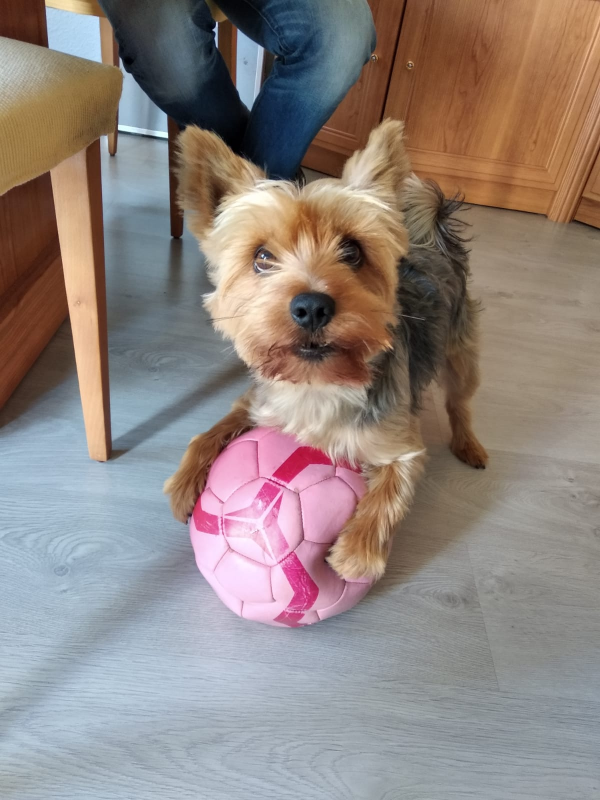
%> input picture Tareas/Tarea 2/G15.jpeg, 1200 x 1600 px (shown at 1/2 size)
$ octave G15.m   (GNU Octave 9; MATLAB toolbox functions it lacks are replaced by stand-ins)
%> lines starting %> are read from the running program, lines starting %| are printed output that depends on the picture
### Tareas/Tarea 2/lpfilter.m
function H = lpfilter(type, M, N, D0, n)
%LPFILTER Computes frequency domain lowpass filters
%   H = LPFILTER(TYPE, M, N, D0, n) creates the transfer function of
%   a lowpass filter, H, of the specified TYPE and size (M-by-N).  To
%   view the filter as an image or mesh plot, it should be centered
%   using H = fftshift(H).
%
%   Valid values for TYPE, D0, and n are:
%
%   'ideal'    Ideal lowpass filter with cutoff frequency D0.  n need
%              not be supplied.  D0 must be positive
%
%   'btw'      Butterworth lowpass filter of order n, and cutoff D0.
%              The default value for n is 1.0.  D0 must be positive.
%
%   'gaussian' Gaussian lowpass filter with cutoff (standard deviation)
%              D0.  n need not be supplied.  D0 must be positive.

% Use function dftuv to set up the meshgrid arrays needed for
% computing the required distances.
[U, V] = dftuv(M, N);

% Compute the distances D(U, V).
D = sqrt(U.^2 + V.^2);

% Begin fiter computations.
switch type
case 'ideal'
   H = double(D <=D0);
case 'btw'
   if nargin == 4
      n = 1;
   end
   H = 1./(1 + (D./D0).^(2*n));
case 'gaussian'
   H = exp(-(D.^2)./(2*(D0^2)));
otherwise
   error('Unknown filter type.')
end

### Tareas/Tarea 2/dftuv.m
function [U, V] = dftuv(M, N)
%DFTUV Computes meshgrid frequency matrices.
%   [U, V] = DFTUV(M, N) computes meshgrid frequency matrices U and
%   V. U and V are useful for computing frequency-domain filter
%   functions that can be used with DFTFILT.  U and V are both M-by-N.

% Set up range of variables.
u = 0:(M-1);
v = 0:(N-1);

% Compute the indices for use in meshgrid
idx = find(u > M/2);
u(idx) = u(idx) - M;
idy = find(v > N/2);
v(idy) = v(idy) - N;

% Compute the meshgrid arrays
[V, U] = meshgrid(v, u);

### Tareas/Tarea 2/G15.m
% Integrante-1: Ana Poveda Garc韆 Herrero
% Integrante-2: Cristina Taboada Mayo.
%% -------------------- PARTE OBLIGATORIA --------------------
clear all, close all, clc
% Cargamos la imagen.
I = imread('G15.jpeg');
%> I is the input picture: size 1600x1200x3 uint8; mean R, G, B 144.1, 132.1, 127.1
figure,imshow(I),title('Imagen original')

% Transformamos la imagen a escala de grises.
X = rgb2gray(I);
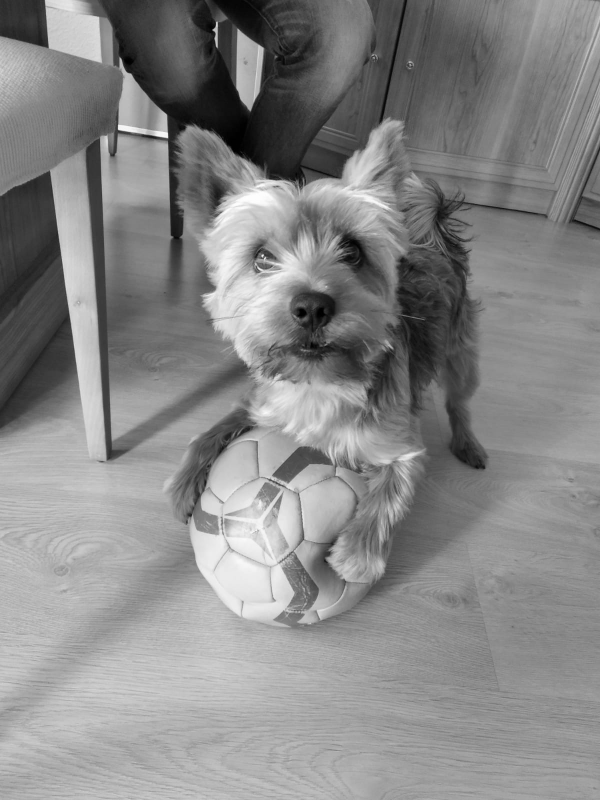
%> X: size 1600x1200 uint8 (shown at 1/2 size); min 0, max 254, mean 135.1
figure,imshow(X),title('Imagen original en escala de grises')

% Calculo de la FFT de la imagen original.
X_FFT = fftshift(fft2(double(X),1600,1200));

% Calculo del m骴ulo y la fase de la FFT(esto lo calculamos para poder
% visualizarlos, ya que la FFT no puede visualizarse directamente)

FFT_modulo = abs(X_FFT); % Calcula el modulo del resultado de la FFT
FFT_fase = angle(X_FFT); % Calcula la fase del resultado de la FFT

% Visualizamos el modulo y la fase de la FFT.
% Para poder visualizar el modulo debemos hacer la siguiente
% transformaci髇: log10(1+FFT_modulo), para aumentar el contraste, y
% visualizar mejor la imagen resultante.
figure,subplot(1,2,1),imshow(log10(1+FFT_modulo),[]),title('modulo')
subplot(1,2,2),imshow(FFT_fase),title('fase')
%> after `imshow(FFT_fase)`:
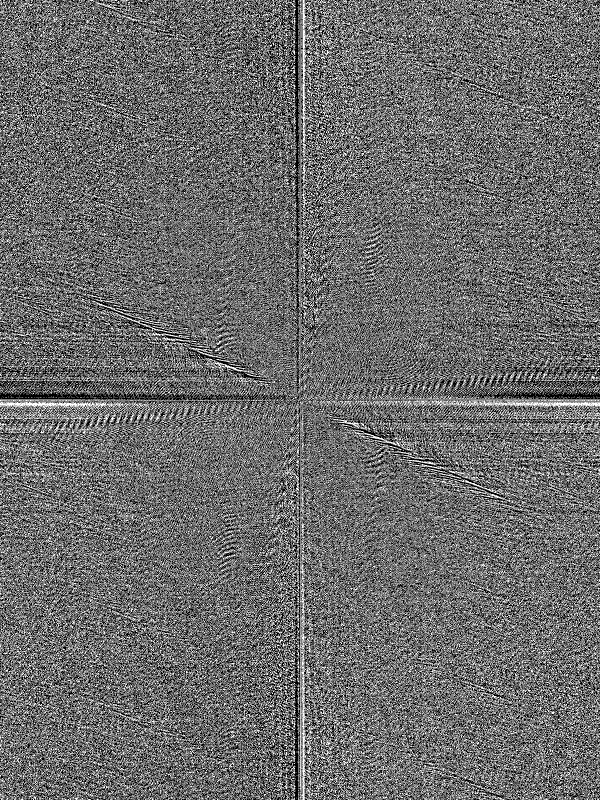
%> displayed picture: size 1600x1200, on the screen's scale of 0 to 255 (shown at 1/2 size); min 0, max 255, mean 107.6

%% Obtener imagen binaria donde solo aparecen como primer plano los p韝eles asociados a los cambios espaciales de intensidad.
clear all, close all, clc

% Filtrado paso alto con el filtro ideal.

% Creamos el FPB.
H = lpfilter('ideal',1600,1200,100);

H = 1-H; % Con este comando, transformamos el FPB en el FPA.
FFT_moduloH = abs(H);
FFT_faseH = angle(H);
figure,mesh(FFT_moduloH),title('Mesh del FFT Modulo del FPA')
figure,mesh(FFT_faseH),title('Mesh del FFT Fase del FPA')
%> after `title('Mesh del FFT Fase del FPA')`:
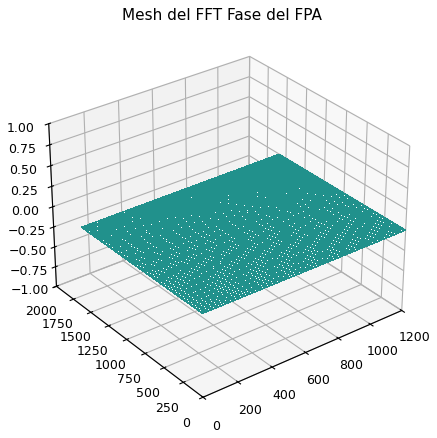
%> figure redrawn from the program's plot data
figure,subplot(1,2,1),imshow(log10(1+FFT_moduloH),[]),title('modulo FPA')
subplot(1,2,2),imshow(FFT_faseH),title('fase FPA')
%> after `title('fase FPA')`:
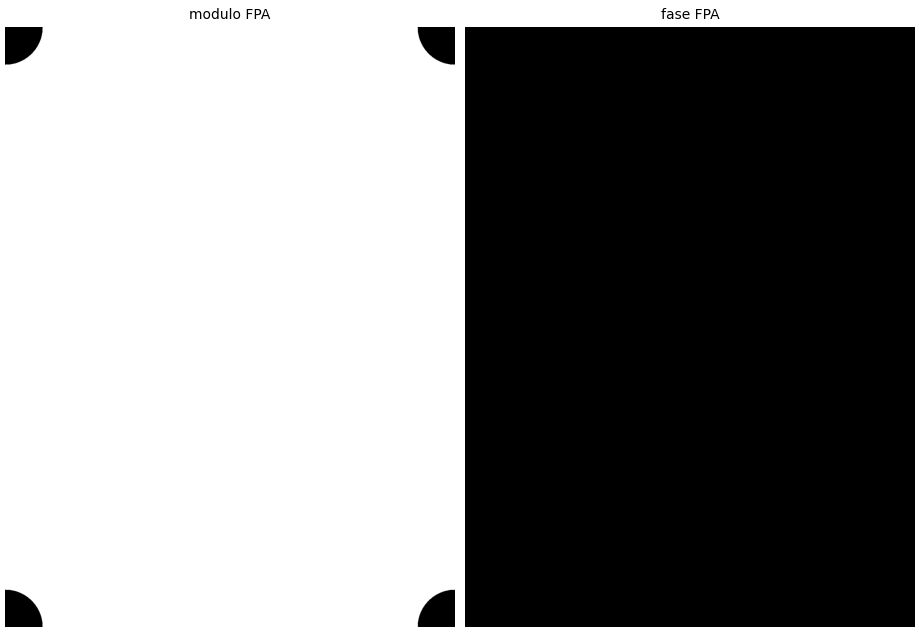
%> figure redrawn from the program's plot data, 2 panels

% Cargamos la imagen
I = imread('G15.jpeg');

% Transformamos la imagen a escala de grises.
X = rgb2gray(I);

% Aplicamos el filtro paso alto a la imagen original.
F = fft2(double(X));
Filtrada_freq= H.*F;
FPA_ideal = abs(real(ifft2(Filtrada_freq)));
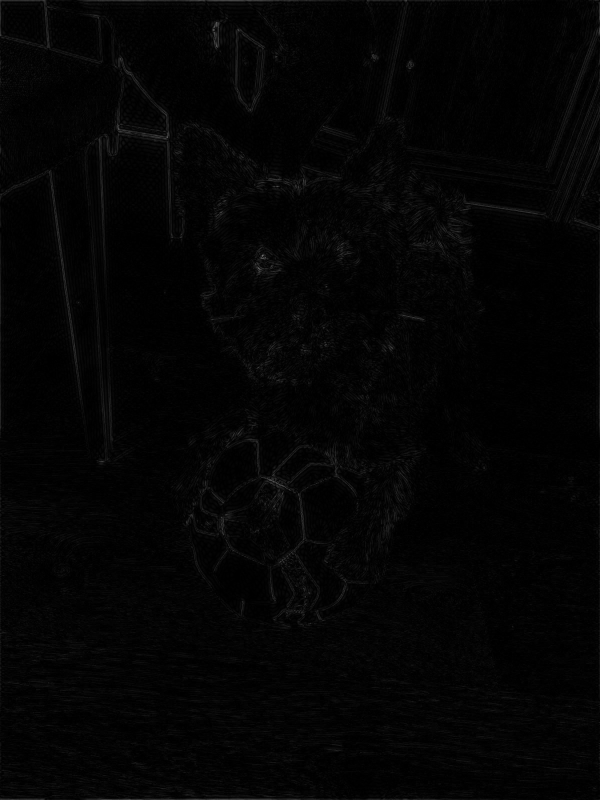
%> FPA_ideal: size 1600x1200 double (shown at 1/2 size); min 1.6e-06, max 120.7, mean 4.4
figure,imshow(FPA_ideal,[]),title('Imagen Filtrada Paso Alto')

% Aplicamos umbralizaci髇 para visualizar la imagen.
X_U = im2bw(FPA_ideal,230/255);
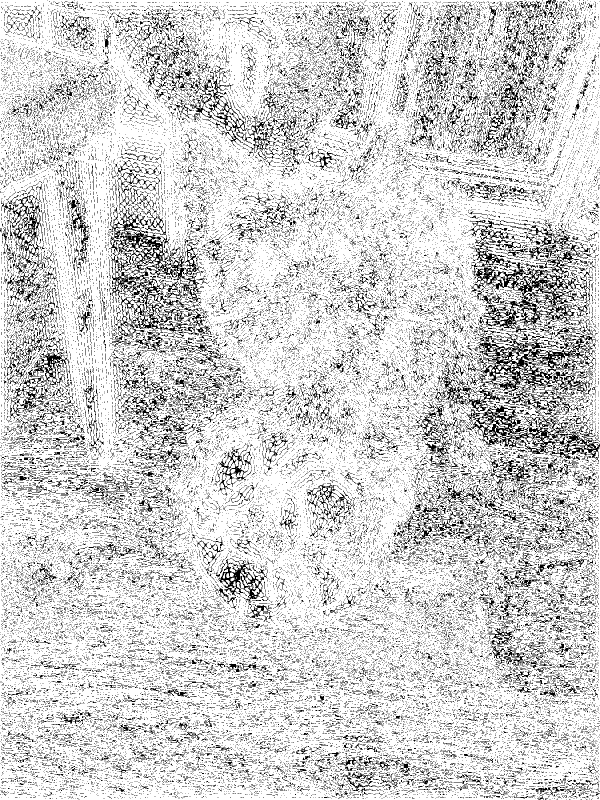
%> X_U: size 1600x1200 logical (shown at 1/2 size); 81.4% white; black in thin lines or dots
figure, imshow(X_U), title('Imagen Binaria')

%% -------------------- PARTE CREATIVA --------------------
clear all, close all, clc

% Cargamos la imagen y la pasamos a tipo double.
I = im2double(imread('G15.jpeg'));
%> I: size 1600x1200x3 double

% Simulamos un efecto de movimiento (desenfoque) en la imagen original.
LEN = 50; % N鷐ero de pixel con movimiento lineal.
THETA = 45; % Angulo de desenfoque
PSF = fspecial('motion', LEN, THETA); % Point Spread Function (Respuesta al impulso espacial, nuestra H)
desenfoque = imfilter(I, PSF, 'conv', 'circular'); % Aplica el filtro como una convolucion circular.
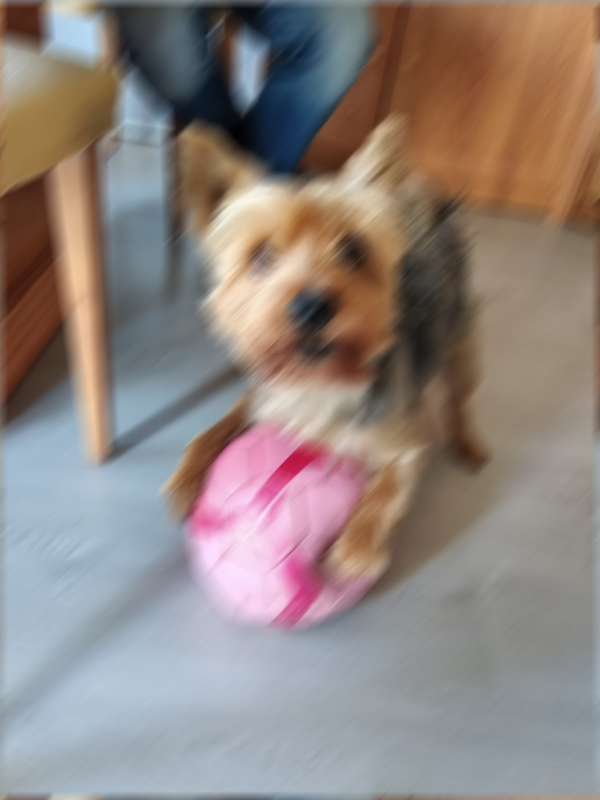
%> desenfoque: size 1600x1200x3 double (shown at 1/2 size); mean R, G, B 0.565, 0.518, 0.498; mean of the top-left, top-right, bottom-left and bottom-right quarters 0.439, 0.415, 0.697, 0.558

% Restauramos la imagen desenfocada utilizando un filtro de Wiener.
F_Wiener = deconvwnr(desenfoque, PSF, 0);

% Visualizamos el resultado.
figure,subplot(1,3,1),imshow(I),title('Imagen original')
subplot(1,3,2),imshow(desenfoque),title('Imagen desenfocada')
subplot(1,3,3),imshow(F_Wiener),title('Imagen Restaurada')
